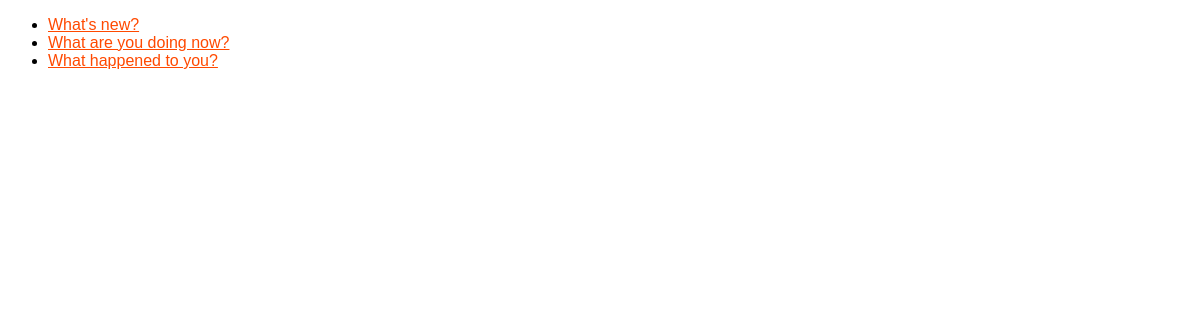
The page /polls/ on the database as committed earlier.
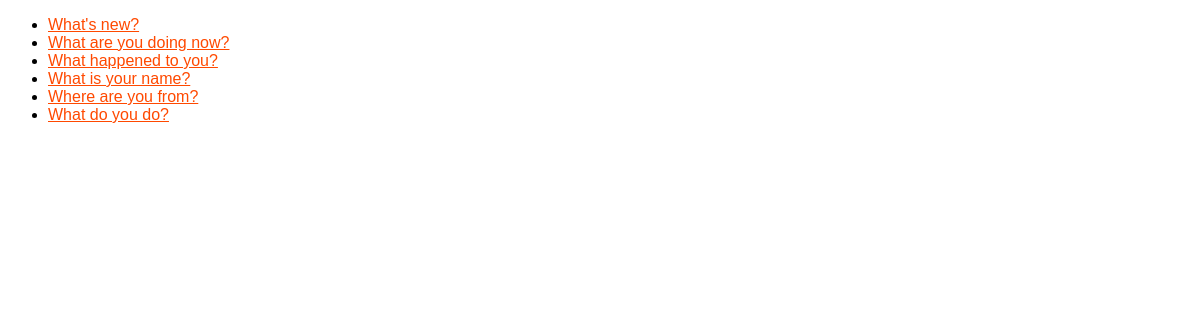
The same page on the database as committed later.
### polls/models.py (models this page shows, shortened)
class Question(models.Model):
    question_text = models.CharField(max_length=200)
    publish_date = models.DateTimeField("date published")

### polls/views.py (the view)
# urls.py: 2. Add a URL to urlpatterns:  path('', views.home, name='home')
def home(request):
    question_list = Question.objects.order_by("publish_date")
    context = {"question_list": question_list}
    return render(request, "questions.html", context)

### polls/templates/questions.html (shortened to what this page needs)
{% load static %}
<!DOCTYPE html>
<html lang="en">
<head>
    <link rel="stylesheet" href="{% static 'style.css' %}">
</head>
<body>
    <div>
        {% if question_list %}
            <ul>
                {% for question in question_list %}
                    <li><a href="{% url  'polls:detail' question.id %}">{{ question.question_text }}</a></li>
                {% endfor %}
            </ul>
        {% else %}
            <p>No polls are available.</p>
        {% endif %}
    </div>
</body>
</html>

Rows that differ between the two databases and show on the page:
added Question: question_text "What is your name?"
added Question: question_text "Where are you from?"
added Question: question_text "What do you do?"
